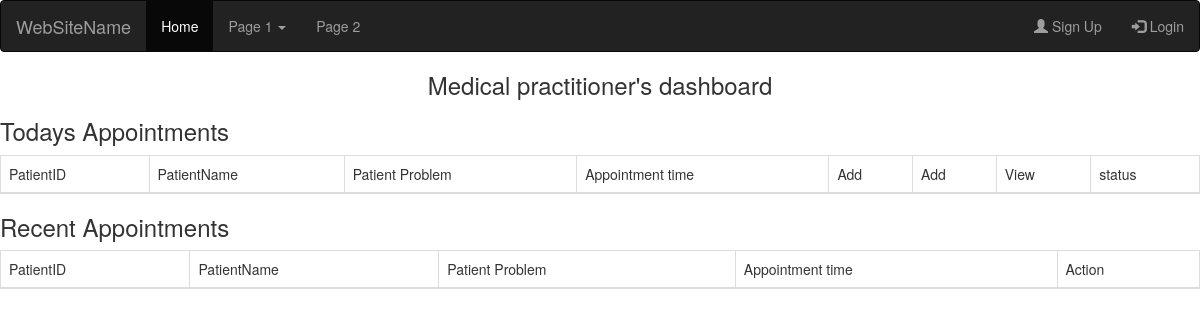
The page /doctorsDashboard/ (signed in) on the database as committed earlier.
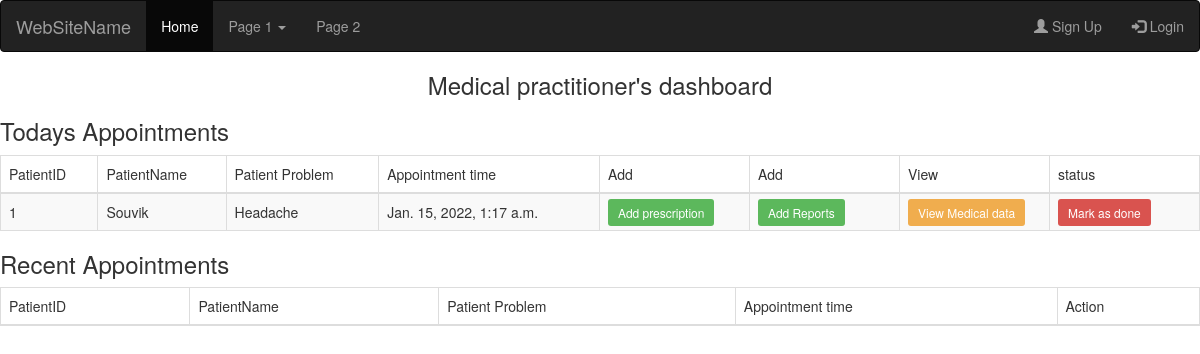
The same page on the database as committed later.
### patient/models.py (models this page shows)
class patient(models.Model):
    name = models.TextField(max_length=50)
    dob = models.DateField(default=date.today)
    gender = models.TextField(max_length=20)
    phoneno = models.TextField(unique=True, max_length=10)
    email=models.EmailField(unique=True,max_length=50)
    password = models.TextField(max_length=25)
    address = models.TextField(max_length=150)
    registration_time = models.DateField(default=date.today)

class Appointment(models.Model):
    patientId= models.ForeignKey(patient,on_delete=models.CASCADE)
    doctorId = models.IntegerField()
    specalist = models.TextField(max_length=50, null=True)
    disease=models.TextField(max_length=50, null=True)
    appointmentTime=models.DateTimeField(default=datetime.now)
    status=models.TextField(default="0")

### receptionist/views.py (the view)
# urls.py: path('doctorsDashboard/',views.doctorsDashboard,name="doctorsDashboard"),
def doctorsDashboard(request):
    doctor_id=request.session['doctor_id']
    today_appointments=Appointment.objects.all()
    d=doctor.objects.get(id=doctor_id)
    a=Appointment.objects.filter(doctorId=d.id,status="0")
    ap=[]
    for i in a:
        x=i.patientId
        ap.append([x.id,x.name,i.disease,i.appointmentTime,i.id])
    b=Appointment.objects.filter(doctorId=d.id,status="1")
    bp=[]
    for i in b:
        x=i.patientId
        bp.append([x.id,x.name,i.disease,i.appointmentTime,i.id])
    return render(request,'doctorsDashboard.html',{"today_appointments":ap,"past_appointments":bp})

### receptionist/templates/doctorsDashboard.html (shortened to what this page needs)
<!DOCTYPE html>
<html lang="en">
<head>
  <link rel="stylesheet" href="https://maxcdn.bootstrapcdn.com/bootstrap/3.4.1/css/bootstrap.min.css">
</head>
<body>
    <nav class="navbar navbar-inverse">
        <div class="container-fluid">
          <div class="navbar-header">
            <a class="navbar-brand" href="#">WebSiteName</a>
          </div>
          <ul class="nav navbar-nav">
            <li class="active"><a href="#">Home</a></li>
            <li class="dropdown"><a class="dropdown-toggle" data-toggle="dropdown" href="#">Page 1 <span class="caret"></span></a>
            </li>
            <li><a href="#">Page 2</a></li>
          </ul>
          <ul class="nav navbar-nav navbar-right">
            <li><a href="#"><span class="glyphicon glyphicon-user"></span> Sign Up</a></li>
            <li><a href="#"><span class="glyphicon glyphicon-log-in"></span> Login</a></li>
          </ul>
        </div>
      </nav>
    <center><h3>Medical practitioner's dashboard</h3></center>
    <table id="example1" class="table table-striped table-bordered" style="width:100%">
      <h3>Todays Appointments</h4>
      <thead>
        <tr>
          <td>PatientID</td>
          <td>PatientName</td>
          <td> Patient Problem</td>
          <td>Appointment time</td>
          <td>Add</td>
          <td>Add</td>
          <td>View</td>
          <td>status</td>
        </tr>
      </thead>
      <tbody>
        {% for row in today_appointments %}
        <tr>
          <td>{{row.0}}</td>
          <td>{{row.1}}</td>
          <td>{{row.2}}</td>
          <td>{{row.3}}</td>
          <td width="150">
            <a href="/prescription/{{row.0}}/{{row.4}}" class="btn-success btn-sm" style="font-size: 12px;;">Add prescription</a>
          </td>
          <td width="150">
            <a href="add_reports/{{row.0}}/{{row.4}}" class="btn-success btn-sm" style="font-size: 12px;;">Add Reports</a>
          </td>
          <td width="150">
            <a href="patientSummaryView/{{row.0}}/{{row.4}}" class="btn-warning btn-sm" style="font-size: 12px;;">View Medical data</a>
          </td>
          <td width="150">
            <a href="checkstatus/{{row.0}}/{{row.4}}" class="btn-danger btn-sm" style="font-size: 12px;;">Mark as done</a>
          </td>
        </tr>
        {% endfor %}
      </tbody>
    </table>
    <table id="example2" class="table table-striped table-bordered" style="width:100%">
      <h3>Recent Appointments</h4>
      <thead>
        <tr>
          <td>PatientID</td>
          <td>PatientName</td>
          <td> Patient Problem</td>
          <td>Appointment time</td>
          <td>Action</td>
        </tr>
      </thead>
    </table>

Rows that differ between the two databases and show on the page:
now on this page (row unchanged): patient: name "Souvik"
added Appointment: disease "Headache", appointmentTime "Jan. 15, 2022, 1:17 a.m."
Other text that changed with them:
new list line: "1 Add prescription Add Reports View Medical data Mark as done"
